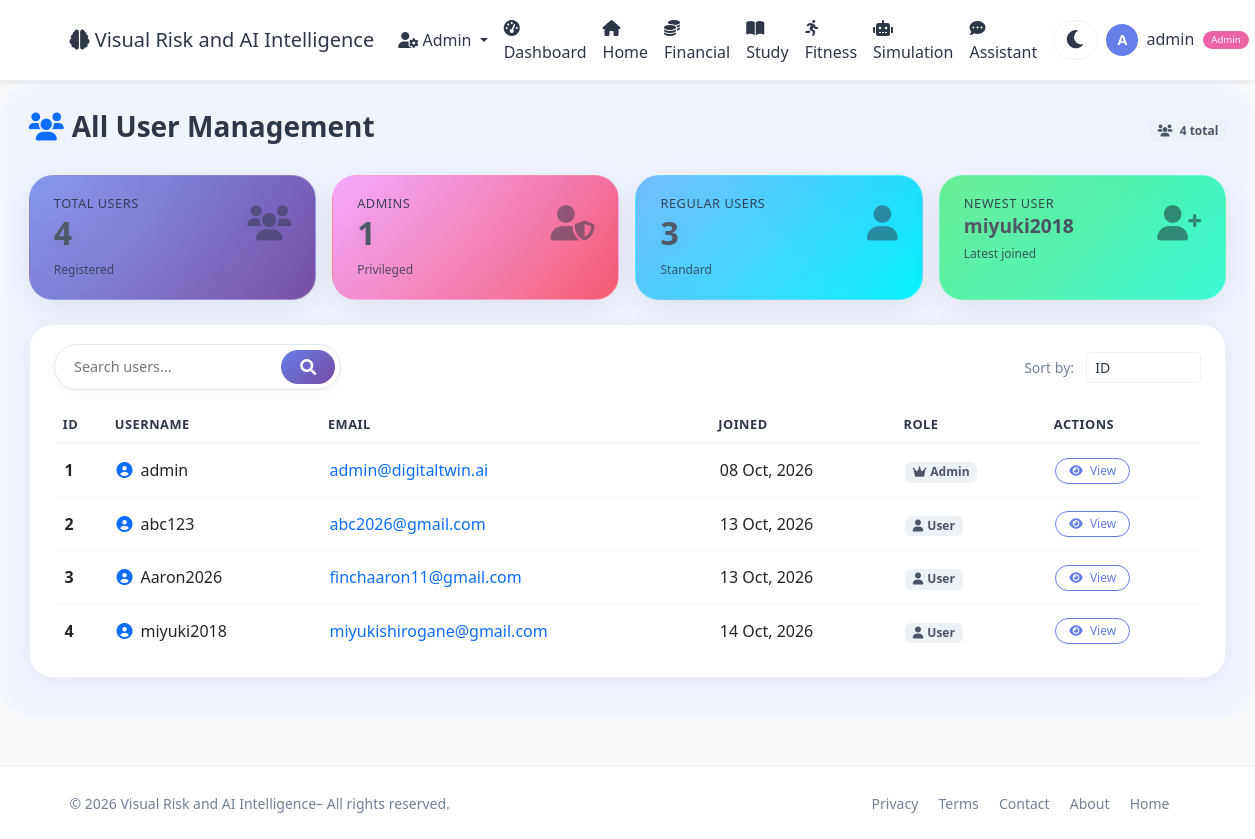
The app's page /admin/users (signed in) with its own data.
### app.py (models this page shows, shortened)
class User(UserMixin, db.Model):
    id = db.Column(db.Integer, primary_key=True)
    username = db.Column(db.String(80), unique=True, nullable=False)
    email = db.Column(db.String(120), unique=True, nullable=False)
    password_hash = db.Column(db.String(200), nullable=False)
    age = db.Column(db.Integer, default=25)
    occupation = db.Column(db.String(100), default='Student')
    monthly_income = db.Column(db.Float, default=50000)
    monthly_expenses = db.Column(db.Float, default=35000)
    savings = db.Column(db.Float, default=100000)
    study_hours_per_week = db.Column(db.Float, default=20)
    fitness_hours_per_week = db.Column(db.Float, default=5)
    sleep_hours_per_day = db.Column(db.Float, default=7)
    created_at = db.Column(db.DateTime, default=datetime.utcnow)
    is_admin = db.Column(db.Boolean, default=False)
    transactions = db.relationship('Transaction', backref='user', lazy=True)
    study_logs = db.relationship('StudyLog', backref='user', lazy=True)
    fitness_logs = db.relationship('FitnessLog', backref='user', lazy=True)
    goals = db.relationship('Goal', backref='user', lazy=True)

### app.py (the view)
@app.route('/admin/users')
@login_required
def admin_users():
    if not current_user.is_admin:
        flash('Admin access required.')
        return redirect(url_for('user_dashboard'))
    users = User.query.all()
    return render_template('admin/users.html', users=users)

### app.py (called while the page is built)
@app.context_processor
def utility_processor():
    return dict(datetime=datetime)

@login_manager.user_loader
def load_user(user_id):
    return User.query.get(int(user_id))

### templates/admin/users.html (shortened to what this page needs)
{% extends "base.html" %}
{% block content %}
<div class="users-wrapper">
    <div class="d-flex flex-wrap justify-content-between align-items-center mb-4">
        <h3 class="fw-bold"><i class="fas fa-users text-primary me-2"></i>All User Management</h3>
        <span class="badge bg-light text-dark"><i class="fas fa-users me-1"></i> {{ users|length }} total</span>
    </div>
    <div class="row g-3 mb-4">
        <div class="col-6 col-md-3">
            <div class="metric-card" style="background: linear-gradient(135deg, #667eea, #764ba2);">
                <div class="d-flex justify-content-between align-items-start">
                    <div>
                        <h5>Total Users</h5>
                        <h2>{{ users|length }}</h2>
                        <small>Registered</small>
                    </div>
                    <div class="card-icon"><i class="fas fa-users"></i></div>
                </div>
            </div>
        </div>
        <div class="col-6 col-md-3">
            <div class="metric-card" style="background: linear-gradient(135deg, #f093fb, #f5576c);">
                <div class="d-flex justify-content-between align-items-start">
                    <div>
                        <h5>Admins</h5>
                        <h2>{{ users|selectattr('is_admin')|list|length }}</h2>
                        <small>Privileged</small>
                    </div>
                    <div class="card-icon"><i class="fas fa-user-shield"></i></div>
                </div>
            </div>
        </div>
        <div class="col-6 col-md-3">
            <div class="metric-card" style="background: linear-gradient(135deg, #4facfe, #00f2fe);">
                <div class="d-flex justify-content-between align-items-start">
                    <div>
                        <h5>Regular Users</h5>
                        <h2>{{ users|rejectattr('is_admin')|list|length }}</h2>
                        <small>Standard</small>
                    </div>
                    <div class="card-icon"><i class="fas fa-user"></i></div>
                </div>
            </div>
        </div>
        <div class="col-6 col-md-3">
            <div class="metric-card" style="background: linear-gradient(135deg, #43e97b, #38f9d7); color: #1a202c;">
                <div class="d-flex justify-content-between align-items-start">
                    <div>
                        <h5>Newest User</h5>
                        <h2 style="font-size:1.2rem;">{{ users[-1].username if users else 'N/A' }}</h2>
                        <small>Latest joined</small>
                    </div>
                    <div class="card-icon"><i class="fas fa-user-plus" style="color: #1a202c;"></i></div>
                </div>
            </div>
        </div>
    </div>
    <div class="glass-card">
        <div class="d-flex flex-wrap justify-content-between align-items-center mb-3">
            <div class="search-box">
                <input type="text" id="userSearch" placeholder="Search users..." onkeyup="filterUsers()">
                <button onclick="filterUsers()"><i class="fas fa-search"></i></button>
            </div>
            <div>
                <span class="text-muted small me-2">Sort by:</span>
                <select class="form-select form-select-sm d-inline-block w-auto" onchange="sortTable(this.value)">
                    <option value="id">ID</option>
                </select>
            </div>
        </div>
        <div class="table-responsive">
            <table class="table table-glass table-hover mb-0" id="userTable">
                <thead>
                    <tr>
                        <th>ID</th>
                        <th>Username</th>
                        <th>Email</th>
                        <th>Joined</th>
                        <th>Role</th>
                        <th>Actions</th>
                    </tr>
                </thead>
                <tbody>
                    {% for u in users %}
                    <tr>
                        <td><span class="fw-bold">{{ u.id }}</span></td>
                        <td><i class="fas fa-user-circle me-2 text-primary"></i>{{ u.username }}</td>
                        <td><a href="mailto:{{ u.email }}" class="text-decoration-none">{{ u.email }}</a></td>
                        <td>{{ u.created_at.strftime('%d %b, %Y') }}</td>
                        <td>
                            {% if u.is_admin %}
                                <span class="badge badge-admin"><i class="fas fa-crown me-1"></i>Admin</span>
                            {% else %}
                                <span class="badge badge-user"><i class="fas fa-user me-1"></i>User</span>
                            {% endif %}
                        </td>
                        <td>
                            <a href="{{ url_for('admin_user_detail', user_id=u.id) }}" class="btn btn-outline-primary action-btn">
                                <i class="fas fa-eye me-1"></i> View
                            </a>
                        </td>
                    </tr>
                    {% endfor %}
                </tbody>
            </table>
        </div>
    </div>
</div>
{% endblock %}

### templates/base.html (shortened to what this page needs)
<!DOCTYPE html>
<html lang="en" data-theme="light">
<head>
    <link href="https://cdn.jsdelivr.net/npm/bootstrap@5.3.0/dist/css/bootstrap.min.css" rel="stylesheet">
    <link rel="stylesheet" href="https://cdnjs.cloudflare.com/ajax/libs/font-awesome/6.0.0/css/all.min.css">
</head>
<body>
    <nav class="navbar navbar-expand-lg navbar-light bg-white shadow-sm">
        <div class="container">
            <a class="navbar-brand" href="{{ url_for('index') }}">
                <i class="fas fa-brain"></i> Visual Risk and AI Intelligence
            </a>
            <div class="collapse navbar-collapse" id="navbarNav">
                <ul class="navbar-nav ms-auto align-items-lg-center">
                    {% if current_user.is_authenticated %}
                        {% if current_user.is_admin %}
                            <li class="nav-item dropdown">
                                <a class="nav-link dropdown-toggle" href="#" id="adminDropdown" role="button" data-bs-toggle="dropdown">
                                    <i class="fas fa-user-cog"></i> Admin
                                </a>
                            </li>
                        {% endif %}
                        <li class="nav-item">
                            <a class="nav-link" href="{{ url_for('user_dashboard') }}">
                                <i class="fas fa-tachometer-alt me-1"></i>Dashboard
                            </a>
                        </li>
                    <li class="nav-item">
                            <a class="nav-link" href="{{ url_for('index') }}">
                                <i class="fas fa-home"></i>Home
                            </a>
                        </li>
                        <li class="nav-item">
                            <a class="nav-link" href="{{ url_for('user_financial') }}">
                                <i class="fas fa-coins me-1"></i>Financial
                            </a>
                        </li>
                        <li class="nav-item">
                            <a class="nav-link" href="{{ url_for('user_study') }}">
                                <i class="fas fa-book-open me-1"></i>Study
                            </a>
                        </li>
                        <li class="nav-item">
                            <a class="nav-link" href="{{ url_for('user_fitness') }}">
                                <i class="fas fa-running me-1"></i>Fitness
                            </a>
                        </li>
                        <li class="nav-item">
                            <a class="nav-link" href="{{ url_for('user_simulation') }}">
                                <i class="fas fa-robot me-1"></i>Simulation
                            </a>
                        </li>
                        <li class="nav-item">
                            <a class="nav-link" href="{{ url_for('user_assistant') }}">
                                <i class="fas fa-comment-dots me-1"></i>Assistant
                            </a>
                        </li>
                        <li class="nav-item">
                            <button class="theme-toggle" id="themeToggle" aria-label="Toggle theme">
                                <i class="fas fa-moon"></i>
                            </button>
                        </li>
                        <li class="nav-item dropdown">
                            <a class="nav-link dropdown-toggle" href="#" id="userDropdown" role="button" data-bs-toggle="dropdown">
                                <span class="user-avatar">{{ current_user.username[0]|upper }}</span>
                                <span class="ms-1">{{ current_user.username }}</span>
                                {% if current_user.is_admin %}
                                    <span class="admin-badge">Admin</span>
                                {% endif %}
                            </a>
                        </li>
                    {% endif %}
                </ul>
            </div>
        </div>
    </nav>
    {% block content %}{% endblock %}
    <footer class="mt-5 py-4 bg-light border-top">
        <div class="container">
            <div class="row align-items-center">
                <div class="col-md-6 text-center text-md-start">
                    <span class="text-muted small">© 2026 Visual Risk and AI Intelligence– All rights reserved.</span>
                </div>
                <div class="col-md-6 text-center text-md-end">
                    <a href="{{ url_for('privacy') }}" class="text-muted text-decoration-none me-3 small">Privacy</a>
                    <a href="{{ url_for('terms') }}" class="text-muted text-decoration-none me-3 small">Terms</a>
                    <a href="{{ url_for('contact') }}" class="text-muted text-decoration-none me-3 small">Contact</a>
                    <a href="{{ url_for('about') }}" class="text-muted text-decoration-none me-3 small">About</a>
                    <a href="{{ url_for('index') }}" class="text-muted text-decoration-none me-3 small">Home</a>
                </div>
            </div>
        </div>
    </footer>
</body>
</html>

### templates/base.html (style rules this page uses)
:root { --bg-body: #f8f9fa; --bg-navbar: #ffffff; --bg-card: #ffffff; --text-primary: #2d3748; --text-muted: #718096; --border-color: #edf2f7; --shadow: 0 4px 20px rgba(0,0,0,0.06); --glass-bg: rgba(255,255,255,0.6); --glass-border: rgba(255,255,255,0.25); --accent: #667eea; --accent-gradient: linear-gradient(135deg, #667eea, #764ba2); --bg-input: #ffffff; --bg-light: #f7fafc; --bg-wrapper: #f0f4ff; --bg-hero: linear-gradient(135deg, #667eea 0%, #764ba2 100%); --dropdown-bg: #ffffff; --dropdown-text: #2d3748; --btn-bg: #667eea; --btn-hover: #5a6fd6; --badge-bg: #edf2f7; --badge-text: #4a5568; --progress-bg: #edf2f7; --progress-fill: linear-gradient(90deg, #667eea, #764ba2); }
body { background: var(--bg-body) !important; color: var(--text-primary) !important; font-family: 'Segoe UI', Tahoma, Geneva, Verdana, sans-serif; transition: background 0.3s, color 0.3s; }
.navbar { background: var(--bg-navbar) !important; border-bottom: 1px solid var(--border-color); }
.navbar-brand, .nav-link { color: var(--text-primary) !important; }
.btn-outline-primary { color: var(--accent) !important; border-color: var(--accent) !important; }
.card, .glass-card, .chart-container, .predict-card, .profile-card, .goals-card, .card-glass, .chart-box, .predict-box, .activity-card { background: var(--bg-card) !important; border-color: var(--border-color) !important; color: var(--text-primary) !important; box-shadow: var(--shadow) !important; }
.bg-light, .bg-white { background: var(--bg-card) !important; }
.text-muted { color: var(--text-muted) !important; }
.form-control, .form-select { background: var(--bg-input) !important; color: var(--text-primary) !important; border-color: var(--border-color) !important; }
.table { color: var(--text-primary) !important; }
.metric-card { color: var(--text-primary) !important; }
.metric-card h2, .metric-card h5, .metric-card small { color: inherit !important; }
.dashboard-wrapper, .finance-wrapper, .study-wrapper, .fitness-wrapper, .assistant-wrapper, .sim-wrapper, .users-wrapper, .detail-wrapper, .about-wrapper, .privacy-wrapper, .terms-wrapper, .contact-wrapper { background: var(--bg-wrapper) !important; }
.border-top, .border-bottom { border-color: var(--border-color) !important; }
.badge { background: var(--badge-bg) !important; color: var(--badge-text) !important; }
.theme-toggle { background: transparent; border: none; font-size: 1.3rem; color: var(--text-primary); cursor: pointer; transition: transform 0.3s; padding: 0.2rem 0.7rem; border-radius: 30px; background: var(--bg-input); margin-left: 0.5rem; border: 1px solid var(--border-color); }
.user-avatar { width: 32px; height: 32px; border-radius: 50%; background: var(--accent); color: white; display: inline-flex; align-items: center; justify-content: center; font-weight: 600; font-size: 0.9rem; }
.admin-badge { font-size: 0.6rem; background: #ed64a6; color: white; padding: 0.15rem 0.5rem; border-radius: 30px; margin-left: 0.3rem; vertical-align: middle; }

### records on screen
User: username "A", username "admin", id "1", email "admin@digitaltwin.ai", created_at "08 Oct, 2026", is_admin True (drawn)
User: username "miyuki2018", id "4", email "miyukishirogane@gmail.com", created_at "14 Oct, 2026", is_admin False (drawn)
User: id "2", username "abc123", email "abc2026@gmail.com", created_at "13 Oct, 2026", is_admin False (drawn)
User: id "3", username "Aaron2026", email "finchaaron11@gmail.com", created_at "13 Oct, 2026", is_admin False (drawn)

### other values on screen
{{ users|length }} "4"
{{ users|selectattr('is_admin')|list|length }} "1"
{{ users|rejectattr('is_admin')|list|length }} "3"
